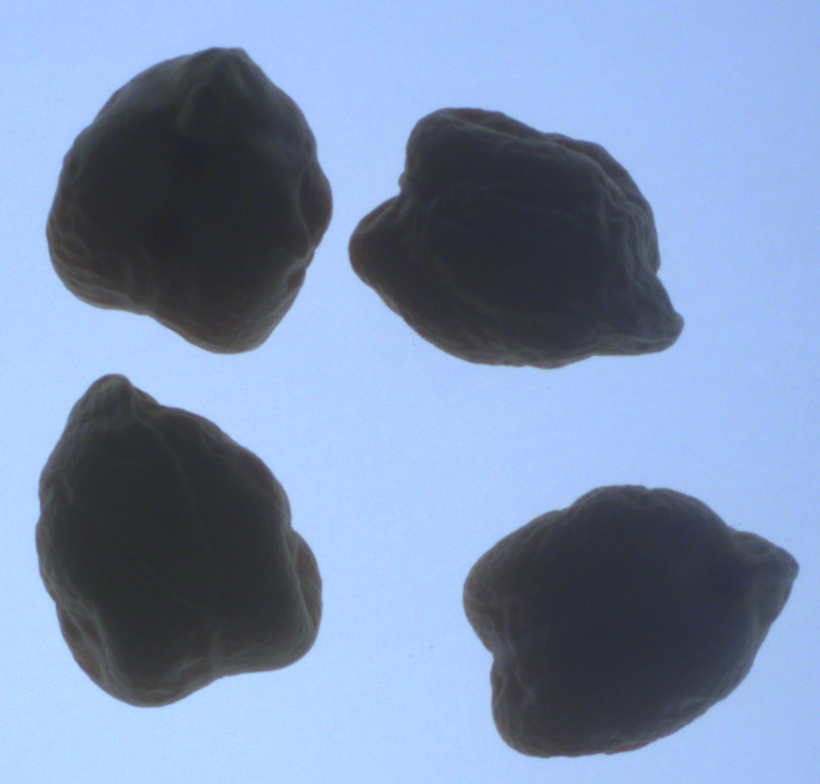
#> input picture Basic level image processing/c13_Object_Properties/img1_Dort_Nohut.png, 820 x 784 px
$ python K15_14_Skimage_Nesne_Ozellikleri.py
#> lines starting #> are read from the running program, lines starting #| are printed output that depends on the picture; after the words box and inside, x2 and y2 are one past the last pixel; in counts of white or black regions, pixels touching at a corner belong together
# -*- coding: utf-8 -*-
"""
Created on Fri Nov  1 14:46:11 2024

@author: muozi
"""

import numpy as np
import cv2
from skimage import measure

# Görüntüyü yükleyin
img = cv2.imread('img1_Dort_Nohut.png')
#> img is the input picture: shape (784, 820, 3); mean B, G, R 176.9, 144.3, 124.2

# Görüntüyü gri tonlamaya çevirin ve bulanıklaştırın
gray = cv2.cvtColor(img, cv2.COLOR_BGR2GRAY)
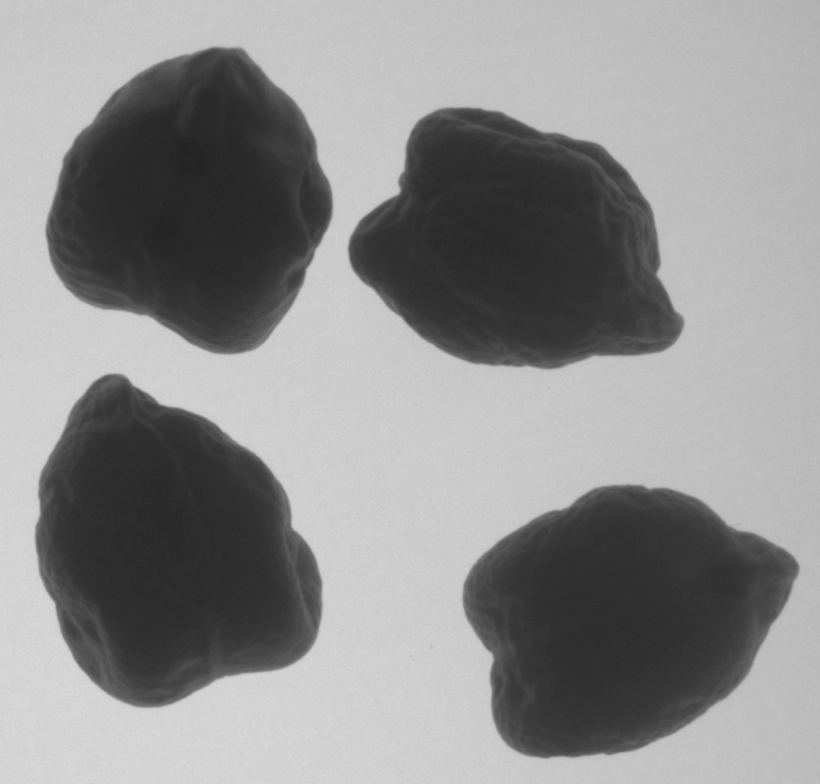
#> gray: shape (784, 820); min 34, max 218, mean 142
gray_blurred = cv2.blur(gray, (5, 5))

# İkili eşikleme işlemi yapın
_, thresh = cv2.threshold(gray_blurred, 50, 255, cv2.THRESH_BINARY_INV + cv2.THRESH_OTSU)
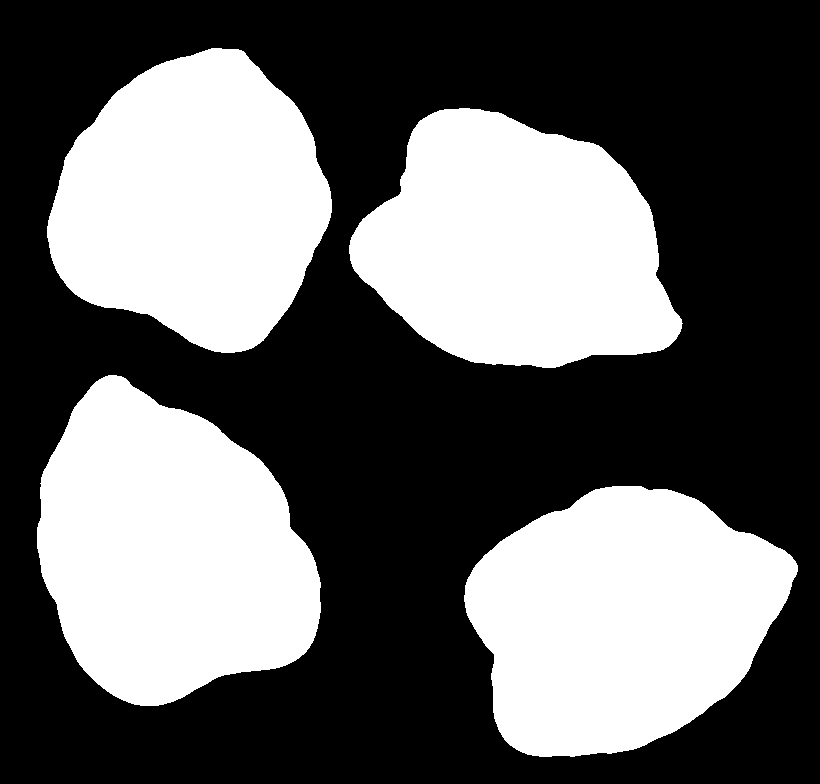
#> thresh: shape (784, 820); 39.6% white; 4 white regions

# İkili görüntüyü etiketleyin
labels = measure.label(thresh, connectivity=2, background=0)
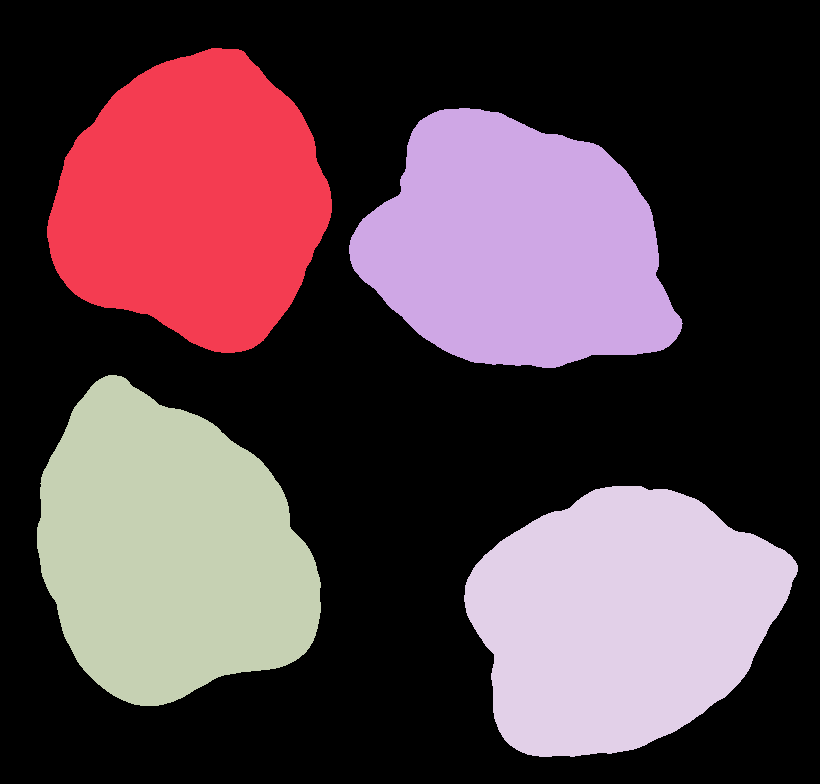
#> labels: shape (784, 820) int64; 5 distinct labels, from 0 to 4; one colour per label, 0 black

# Görüntülenebilir hale getirin: labels'i 8-bit formatına dönüştürün
labels_display = (labels * (255 / labels.max())).astype(np.uint8)
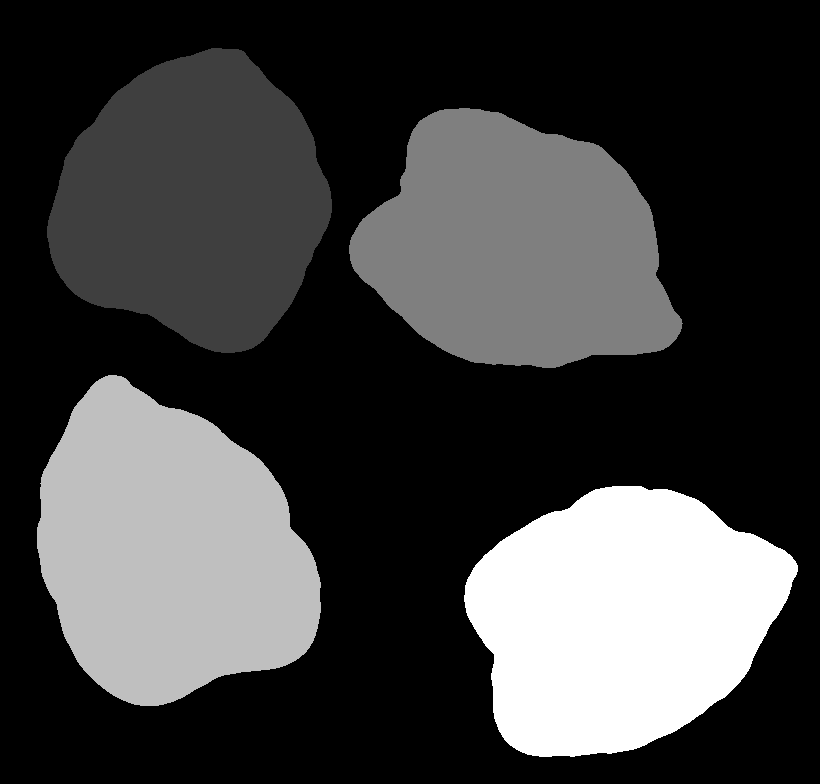
#> labels_display: shape (784, 820); min 0, max 255, mean 63.6

# Her bir nesnenin özelliklerini bulun ve tüm özellikleri yazdırın
properties = measure.regionprops(labels, intensity_image=gray)
#> properties = 4 regions; box (x1, y1, x2, y2) and area: (37, 375, 321, 706) 66536, (464, 486, 798, 757) 64534, (47, 48, 332, 353) 61987, (349, 108, 683, 368) 61430

for i, prop in enumerate(properties, start=1):
    print(f"Nesne {i} Özellikleri:")
    print(f"Etiket: {prop.label}")
    print(f"Alan: {prop.area}")
    print(f"Bounding Box: {prop.bbox}")
    print(f"Bounding Box Alanı: {prop.bbox_area}")
    print(f"Merkez (Centroid): {prop.centroid}")
    print(f"Konveks Alan: {prop.convex_area}")
    print(f"Çevre: {prop.perimeter}")
    print(f"Merkez (Centroid): {prop.centroid}")
    print(f"Eksantriklik (Eccentricity): {prop.eccentricity}")
    print(f"Eşdeğer Çap: {prop.equivalent_diameter}")
    print(f"Euler Sayısı: {prop.euler_number}")
    print(f"Extent (Dolu Alan Oranı): {prop.extent}")
    print(f"Doldurulmuş Alan: {prop.filled_area}")
    print(f"Büyük Eksen Uzunluğu: {prop.major_axis_length}")
    print(f"Küçük Eksen Uzunluğu: {prop.minor_axis_length}")
    print(f"Maksimum Yoğunluk: {prop.max_intensity if hasattr(prop, 'max_intensity') else 'N/A'}")
    print(f"Ortalama Yoğunluk: {prop.mean_intensity if hasattr(prop, 'mean_intensity') else 'N/A'}")
    print(f"Minimum Yoğunluk: {prop.min_intensity if hasattr(prop, 'min_intensity') else 'N/A'}")
    print(f"Açısal Yönelim: {prop.orientation}")
    print(f"İnertia Tensor: {prop.inertia_tensor}")
    print(f"Inertia Tensor Özdeğerleri: {prop.inertia_tensor_eigvals}")
    print(f"Solidity: {prop.solidity}")
    print(f"Ağırlıklı Merkez (Weighted Centroid): {prop.weighted_centroid}")
    print(f"Weighted Local Centroid: {prop.weighted_local_centroid}")
    print(f"Weighted Moments: {prop.weighted_moments}")
    print(f"Weighted Central Moments: {prop.weighted_moments_central}")
    print(f"Weighted Hu Moments: {prop.weighted_moments_hu}")
    print(f"Weighted Normalized Moments: {prop.weighted_moments_normalized}")
    print("-" * 40)
#> this loop made 4 passes
#> (printed output is left out)

# Görüntüleri gösterin
cv2.imshow('Original Image', img)
cv2.imshow('Thresholded Image', thresh)
cv2.imshow('Labels', labels_display)

cv2.waitKey(0)
cv2.destroyAllWindows()
